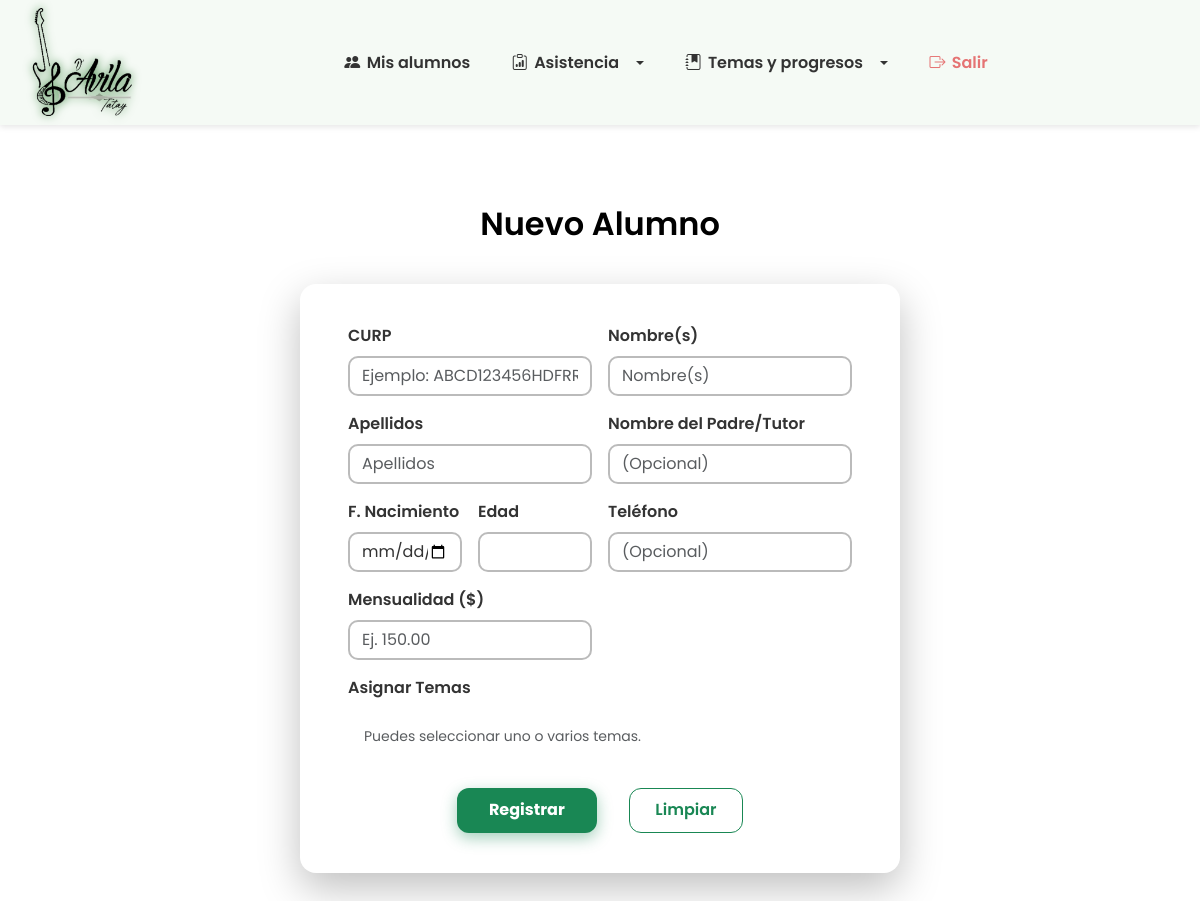
Before: /Registro.php with the older database file.
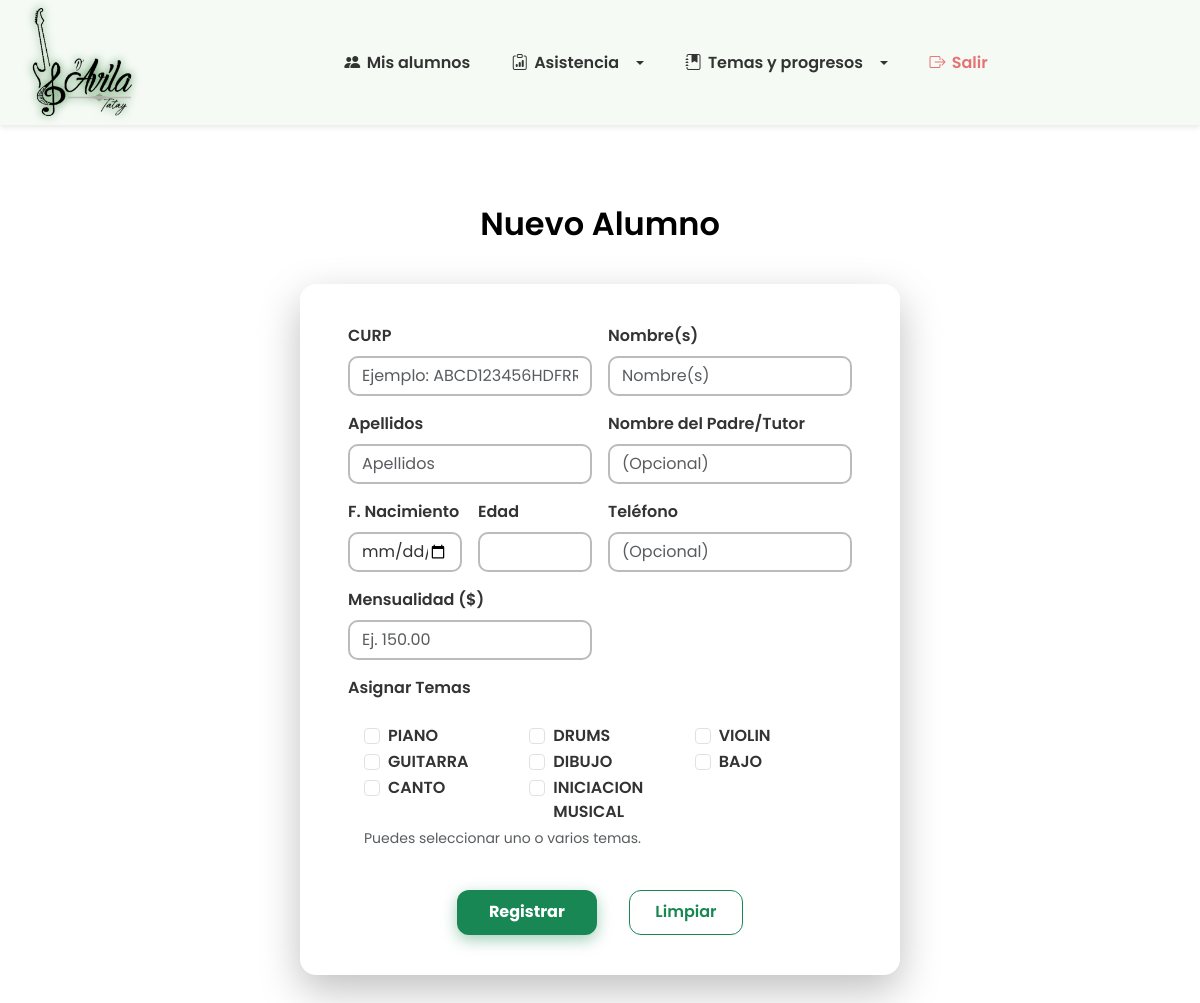
After: the same page with the newer database file.
### tables this page shows
CREATE TABLE `temas` (
  `id` int(11) NOT NULL AUTO_INCREMENT,
  `nombre` varchar(100) NOT NULL,
  PRIMARY KEY (`id`)
);

### Registro.php (the view, shortened to what this page needs)
<?php
require_once __DIR__ . '/includes/bd.php';
$temasDisponibles = [];
$resTemas = $conexion->query("SELECT id, nombre FROM temas");
if ($resTemas) {
  $temasDisponibles = $resTemas->fetch_all(MYSQLI_ASSOC);
}
?>
<!DOCTYPE html>
<html lang="es">
<head>
  <link href="https://cdn.jsdelivr.net/npm/bootstrap@5.3.0/dist/css/bootstrap.min.css" rel="stylesheet" />
</head>
<body>
  <?php include 'navbar.php'; ?>
  <main>
    <div class="container mt-5">
      <h2
        style="color: #000000; font-family: 'Poppins', sans-serif; font-weight: 600; margin-bottom: 2rem; text-align: center; position: relative; padding-bottom: 0.5rem;">
        Nuevo Alumno
      </h2>
      <form method="post" novalidate id="registroForm">
        <div class="row g-3">
          <div class="col-md-6">
            <label for="curp" class="form-label">CURP</label>
            <input type="text" class="form-control" id="curp" name="curp"
              value="<?= htmlspecialchars($_POST['curp'] ?? '') ?>" pattern="[A-Za-z0-9]{18}" maxlength="18"
              title="18 caracteres alfanuméricos" required placeholder="Ejemplo: ABCD123456HDFRRT09" autocomplete="off"
              autofocus>
          </div>
          <div class="col-md-6">
            <label for="nombre" class="form-label">Nombre(s)</label>
            <input type="text" class="form-control" id="nombre" name="nombre"
              value="<?= htmlspecialchars($_POST['nombre'] ?? '') ?>" required placeholder="Nombre(s)">
          </div>
          <div class="col-md-6">
            <label for="apellidos" class="form-label">Apellidos</label>
            <input type="text" class="form-control" id="apellidos" name="apellidos"
              value="<?= htmlspecialchars($_POST['apellidos'] ?? '') ?>" required placeholder="Apellidos">
          </div>
          <div class="col-md-6">
            <label for="nombre_tutor" class="form-label">Nombre del Padre/Tutor</label>
            <input type="text" class="form-control" id="nombre_tutor" name="nombre_tutor"
              value="<?= htmlspecialchars($_POST['nombre_tutor'] ?? '') ?>" placeholder="(Opcional)">
          </div>
          <div class="col-md-3">
            <label for="fecha_nacimiento" class="form-label">F. Nacimiento</label>
            <input type="date" class="form-control" id="fecha_nacimiento" name="fecha_nacimiento"
              value="<?= htmlspecialchars($_POST['fecha_nacimiento'] ?? '') ?>"
              onchange="document.getElementById('edad').value = calcularEdad(this.value)" required>
          </div>
          <div class="col-md-3">
            <label for="edad" class="form-label">Edad</label>
            <input type="text" class="form-control" id="edad" readonly
              value="<?= isset($_POST['fecha_nacimiento']) ? calcularEdad($_POST['fecha_nacimiento']) . ' años' : '' ?>">
          </div>
          <div class="col-md-6">
            <label for="telefono" class="form-label">Teléfono</label>
            <input type="tel" class="form-control" id="telefono" name="telefono"
              value="<?= htmlspecialchars($_POST['telefono'] ?? '') ?>" placeholder="(Opcional)">
          </div>
          <div class="col-md-6">
            <label for="mensualidad" class="form-label">Mensualidad ($)</label>
            <input type="number" step="0.01" min="0" class="form-control" id="mensualidad" name="mensualidad"
              value="<?= htmlspecialchars($_POST['mensualidad'] ?? '') ?>" required placeholder="Ej. 150.00">
          </div>
          <div class="col-md-12">
            <label class="form-label">Asignar Temas</label>
            <div class="p-3 rounded" style="background:#fff;">
              <div class="row">
                <?php foreach ($temasDisponibles as $tema): ?>
                  <div class="col-md-4">
                    <div class="form-check">
                      <input class="form-check-input" type="checkbox" name="temas[]" value="<?= $tema['id'] ?>"
                        id="tema<?= $tema['id'] ?>" <?= (isset($_POST['temas']) && in_array($tema['id'], $_POST['temas'])) ? 'checked' : '' ?>>
                      <label class="form-check-label" for="tema<?= $tema['id'] ?>">
                        <?= htmlspecialchars($tema['nombre']) ?>
                      </label>
                    </div>
                  </div>
                <?php endforeach; ?>
              </div>
              <small class="text-muted">Puedes seleccionar uno o varios temas.</small>
            </div>
          </div>
        </div>
        <div class="mt-4 d-flex justify-content-center flex-wrap gap-3">
          <button type="submit" class="btn btn-primary me-3">Registrar</button>
          <button type="reset" class="btn btn-outline-secondary" onclick="resetEdad()">Limpiar</button>
        </div>
      </form>
    </div>
  </main>
  <br>
  <br>
</body>
</html>

Changed rows visible on the page:
added temas: nombre "PIANO"
added temas: nombre "DRUMS"
added temas: nombre "VIOLIN"
added temas: nombre "GUITARRA"
added temas: nombre "DIBUJO"
added temas: nombre "BAJO"
added temas: nombre "CANTO"
added temas: nombre "INICIACION MUSICAL"
